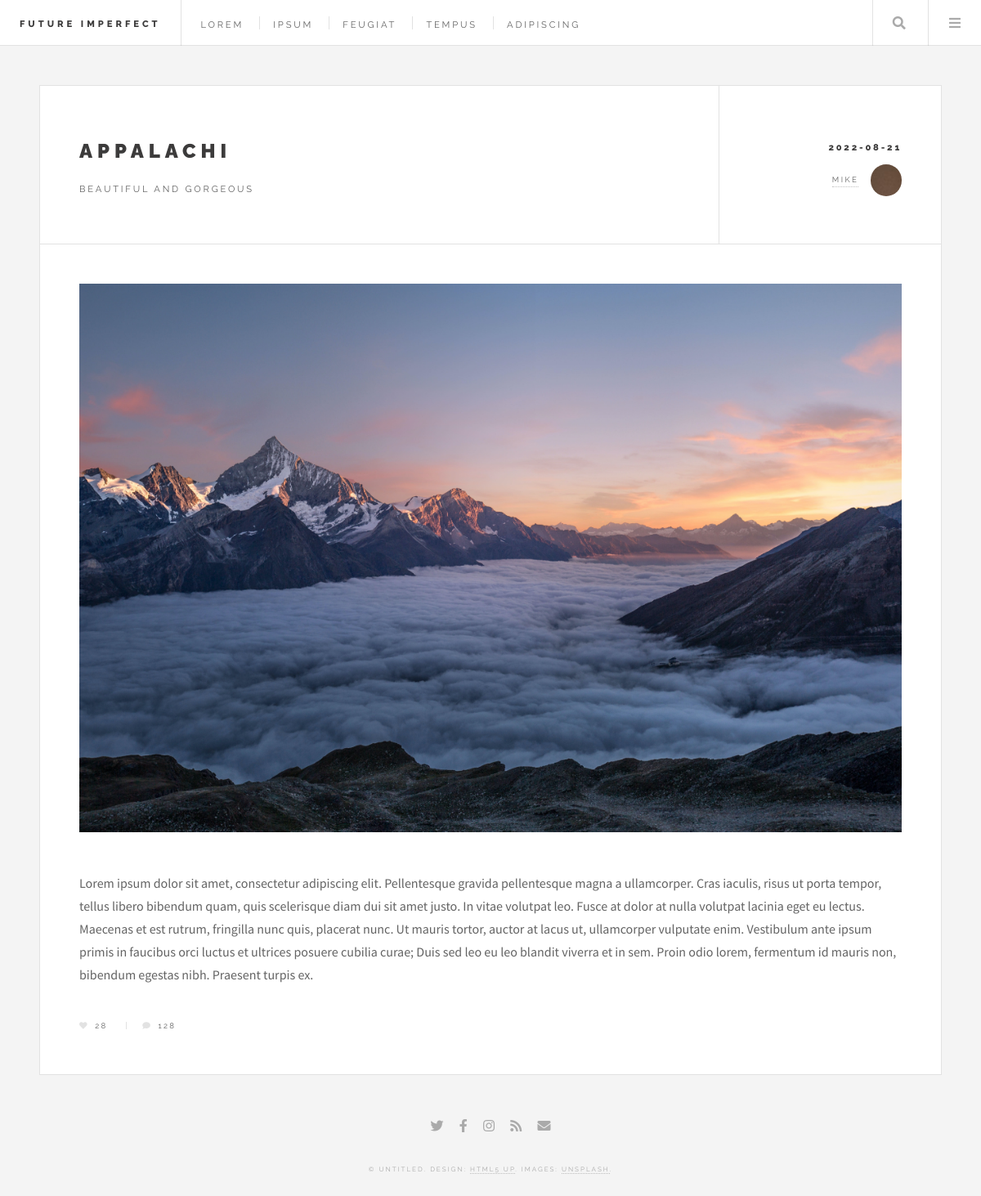
Screenshot of /single.php?post=5 with the database file from the repository.
### tables this page shows
CREATE TABLE `posts` (
  `id` int(11) NOT NULL,
  `title` varchar(255) NOT NULL,
  `subtitle` varchar(255) NOT NULL,
  `date` date NOT NULL,
  `author_id` int(11) NOT NULL,
  `image` text NOT NULL,
  `resume` text NOT NULL,
  `content` text NOT NULL
);

CREATE TABLE `users` (
  `id` int(11) NOT NULL,
  `login` varchar(255) NOT NULL,
  `password` varchar(255) NOT NULL,
  `avatar` text NOT NULL,
  `role` int(11) NOT NULL
);

### single.php (called while the page is built, shortened)
<?php
include("database.php");
include("models/article.php");
include("views/single.php");
?>

### models/article.php (called while the page is built, shortened)
<?php
$id = isset($_GET['post'])?$_GET['post']:"";
$stmt = $my_db->prepare("SELECT * FROM `posts` WHERE id=:id");
$stmt->execute(['id'=>$id]);
$post=$stmt->fetch();
$author_id = $post['author_id'];
$stmt = $my_db->prepare("SELECT `login`,`avatar` FROM `users` WHERE id=:author_id");
$stmt->execute(['author_id'=>$author_id]);
$author_name = $stmt->fetch();
?>

### views/single.php (the view, shortened to what this page needs)
<!DOCTYPE HTML>
<html>
	<head>
		<link rel="stylesheet" href="assets/css/main.css" />
	</head>
	<body class="single is-preload">
			<div id="wrapper">
					<header id="header">
						<h1><a href="index.html">Future Imperfect</a></h1>
						<nav class="links">
							<ul>
								<li><a href="#">Lorem</a></li>
								<li><a href="#">Ipsum</a></li>
								<li><a href="#">Feugiat</a></li>
								<li><a href="#">Tempus</a></li>
								<li><a href="#">Adipiscing</a></li>
							</ul>
						</nav>
						<nav class="main">
							<ul>
								<li class="search">
									<a class="fa-search" href="#search">Search</a>
								</li>
								<li class="menu">
									<a class="fa-bars" href="#menu">Menu</a>
								</li>
							</ul>
						</nav>
					</header>
					<div id="main">
							<article class="post">
								<header>
									<div class="title">
										<h2><a href="#"><?=$post['title']?></a></h2>
										<p><?=$post['subtitle']?></p>
									</div>
									<div class="meta">
										<time class="published" datetime="<?=$post['date']?>"><?=$post['date']?></time>
										<a href="#" class="author"><span class="name"><?=$author_name['login']?></span><img src="<?=$author_name['avatar']?>" alt="" /></a>
									</div>
								</header>
								<span class="image featured"><img src="<?=$post['image']?>" alt="" /></span>
								<p><?=$post['content']?></p>
								<footer>
									<ul class="stats">
										<li><a href="#" class="icon solid fa-heart">28</a></li>
										<li><a href="#" class="icon solid fa-comment">128</a></li>
									</ul>
								</footer>
							</article>
					</div>
					<section id="footer">
						<ul class="icons">
							<li><a href="#" class="icon brands fa-twitter"><span class="label">Twitter</span></a></li>
							<li><a href="#" class="icon brands fa-facebook-f"><span class="label">Facebook</span></a></li>
							<li><a href="#" class="icon brands fa-instagram"><span class="label">Instagram</span></a></li>
							<li><a href="#" class="icon solid fa-rss"><span class="label">RSS</span></a></li>
							<li><a href="#" class="icon solid fa-envelope"><span class="label">Email</span></a></li>
						</ul>
						<p class="copyright">&copy; Untitled. Design: <a href="http://html5up.net">HTML5 UP</a>. Images: <a href="http://unsplash.com">Unsplash</a>.</p>
					</section>
			</div>
	</body>
</html>

### rows the page displays
posts: title "APPALACHI", subtitle "BEAUTIFUL AND GORGEOUS", date "2022-08-21", image (picture), content "Lorem ipsum dolor sit amet, consectetur adipiscing elit. Pellentesque gravida pellentesque magna a ullamcorper. Cras iaculis, risus ut porta tempor, tellus libero bibendum quam, quis scelerisque diam dui sit amet justo. In vitae volutpat leo. Fusce at dolor at nulla volutpat lacinia eget eu lectus. Maecenas et est rutrum, fringilla nunc quis, placerat nunc. Ut mauris tortor, auctor at lacus ut, ullamcorper vulputate enim. Vestibulum ante ipsum primis in faucibus orci luctus et ultrices posuere cubilia curae; Duis sed leo eu leo blandit viverra et in sem. Proin odio lorem, fermentum id mauris non, bibendum egestas nibh. Praesent turpis ex."
users: login "MIKE", avatar (placeholder picture)
